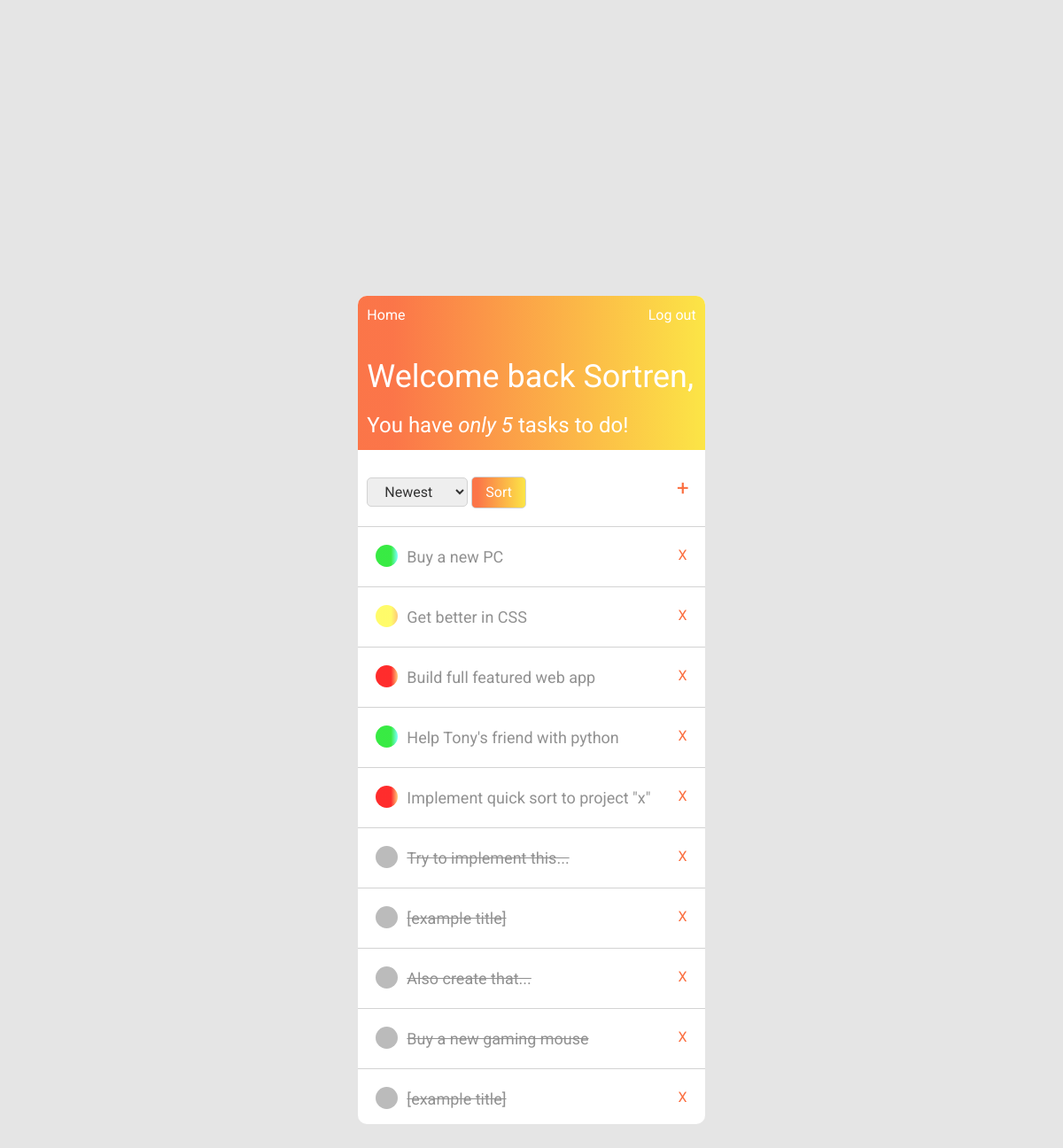
Screenshot of / (signed in) with the database file from the repository.
### to_do/models.py (models this page shows, shortened)
class Task(models.Model):
    class Priority(models.IntegerChoices):
        LOW = 1
        MEDIUM = 2
        HIGH = 3
    title = models.CharField(max_length=100)
    content = models.TextField()
    date_posted = models.DateTimeField(default=timezone.now)
    finished = models.BooleanField(default=False)
    updated = models.BooleanField(default=False)
    priority = models.PositiveIntegerField(default=1, choices=Priority.choices)
    deadline = models.DateTimeField(default=timezone.now)
    """
    Author is a foreign key in a Task's table, because the containing user's id is being taken from the User's table
    to create a relation between them. Now each task has a field called "author" filled with an id of the user
    who created this task.
    """
    author = models.ForeignKey(User, on_delete=models.CASCADE)

### to_do/views.py (the view)
# urls.py: 2. Add a URL to urlpatterns:  path('', views.home, name='home')
@login_required
def home(request):
    sort_form = OrderTasks()
    """
    Defaultly, the tasks are being sorted by newest descendingly and pushing
    finished tasks to the bottom of the stack
    """
    tasks = Task.objects.filter(
        author=request.user).order_by('finished', '-id')
    if request.method == 'POST':
        sort_form = OrderTasks(request.POST)
        try:
            sort_form_value = sort_form['method'].value()
        except KeyError as e:
            pass
        if sort_form_value == 'priority':
            tasks = Task.objects.filter(
                author=request.user).order_by('finished', '-priority')
        elif sort_form_value == 'deadline':
            tasks = Task.objects.filter(
                author=request.user).order_by('finished', 'deadline')
    else:  # if request.method == 'GET'
        tasks = Task.objects.filter(
            author=request.user).order_by('finished', '-id')
    context = {
        'tasks': tasks,
        'incomplete': Task.objects.filter(author=request.user, finished=False).count(),
        'form': sort_form
    }
    return render(request, 'to_do/home.html', context)

### to_do/forms.py
class OrderTasks(forms.Form):
    METHOD_CHOICE = [
        ('newest', 'Newest'),
        ('deadline', 'Deadline'),
        ('priority', 'Priority'),
    ]
    method = forms.CharField(
        label="", widget=forms.Select(attrs={'class': 'drop-down'}, choices=METHOD_CHOICE))

### to_do/templates/to_do/home.html (shortened to what this page needs)
{%extends "to_do/base_home.html"%}
{% block header%}
  <span class="welcome">Welcome back <a href = "{% url 'profile' %} " class = "username">{{ user.username }},</a></span>
{% endblock header%}
{% block tasks-to-do %}
  <span class="incomplete">
    You have
    {% if not incomplete %}
      <i>nothing</i>
    {% else %}
      <i>only {{ incomplete }}</i>
    {% endif %}
    {% if incomplete > 1%}
      tasks
    {%elif incomplete == 1%}
      task
    {%endif%}
      to do!
  </span>
{% endblock tasks-to-do %}
{% block mid-panel %}
  <div class="sort">
    <form method="POST">
      {{form}}
      <button class = "button" type="submit">Sort</button>
    </form>
  </div>
  <div class="add">
      <a href = "{% url 'add-task' %}" class = "add-task">+</a>
  </div>
{% endblock mid-panel %}
{%block tasks%}
<div class = "tasks-container overflow">
  {% for task in tasks %}
    <div class="task">
      <div class="content">
        {% if task.finished %}
          <span class="dot grey"></span>
          <a href="{% url 'update-task' task.id %}" class="task-title"><s>{{ task.title }}</s></a>
        {% elif task.priority == 1 %}
        <span class="dot yellow"></span>
        {% elif task.priority == 2 %}
          <span class="dot green"></span>
        {% elif task.priority == 3 %}
          <span class="dot red"></span>
        {% endif %}
        {% if not task.finished %}
          <a href="{% url 'update-task' task.id %}" class="task-title">{{ task.title }} {% if task.updated %} (updated) {% endif %}</a>
        {% endif %}
      </div>
      <a href="{% url 'delete-task' task.id %}" class="delete-task">X</a>
    </div>
  {%endfor%}
</div>
{%endblock tasks%}

### to_do/static/to_do/home.css (style rules this page uses)
* { margin: 0; padding: 0; box-sizing: border-box; font-family: "Roboto", sans-serif; }
body { background-color: #e5e5e5; }
.welcome { font-size: 36px; }
.welcome a { color: white; text-decoration: none; }
.incomplete { font-size: 24px; }
.drop-down { padding: 5px 15px 5px 15px; color: #333333; background-color: #eeeeee; border: 0.5px solid lightgrey; border-radius: 5px; cursor: pointer; }
.sort { display: flex; align-items: center; gap: 20px; padding: 30px 10px 20px 10px; }
.button, .button:focus { outline: none; text-decoration: none; border: 0.5px solid lightgrey; cursor: pointer; border-radius: 5px; color: white; padding: 5px 15px 5px 15px; background: rgb(251, 110, 63); background: linear-gradient( 90deg, rgba(251, 110, 63, 0.9500175070028011) 10%, rgba(252, 229, 70, 1) 100% ); }
.add-task:hover, .add-task { padding-right: 18px; font-size: 24px; color: rgb(251, 110, 63); text-decoration: none; color: linear-gradient( 90deg, rgba(251, 110, 63, 0.9500175070028011) 10%, rgba(252, 229, 70, 1) 100% ); }
.overflow { overflow-y: scroll; }
.tasks-container { display: flex; flex-direction: column; flex: 1; }
.task { border-bottom: 0.5px solid lightgrey; display: flex; justify-content: space-between; padding: 20px; }
.content { display: flex; gap: 10px; }
.content a { color: rgb(145, 145, 145); font-size: 18px; }
.delete-task, .delete-task:hover { color: rgb(251, 110, 63); color: linear-gradient( 90deg, rgba(251, 110, 63, 0.9500175070028011) 10%, rgba(252, 229, 70, 1) 100% ); }
.dot { height: 25px; width: 25px; border-radius: 50%; }
.grey { background-color: #bbb; }
.yellow { background: rgb(255, 251, 95); background: linear-gradient( 90deg, rgba(255, 251, 95, 0.9332107843137255) 70%, rgba(255, 197, 110, 0.9192051820728291) 100% ); }
.green { background: rgb(42, 233, 54); background: linear-gradient( 90deg, rgba(42, 233, 54, 0.9332107843137255) 70%, rgba(110, 255, 253, 0.9192051820728291) 100% ); }
.red { background: rgb(255, 29, 29); background: linear-gradient( 90deg, rgba(255, 29, 29, 0.9332107843137255) 70%, rgba(255, 197, 110, 0.9192051820728291) 100% ); }

### rows the page displays
Task: finished False (drawn), title "Buy a new PC"
Task: finished False (drawn), title "Get better in CSS"
Task: finished False (drawn), title "Build full featured web app"
Task: finished False (drawn), title "Help Tony's friend with python"
Task: finished False (drawn), title "Implement quick sort to project \"x\""
Task: title "Try to implement this..."
Task: title "[example title]"
Task: title "Also create that..."
Task: title "Buy a new gaming mouse"
Task: title "[example title]"

### other values shown
{{ user.username }} "Sortren"
{{ incomplete }} "5"
